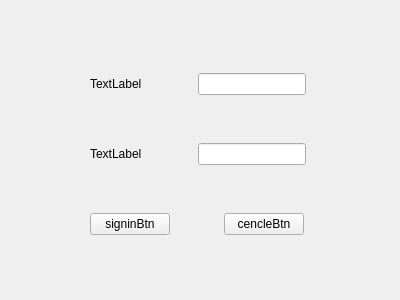
<?xml version="1.0" encoding="UTF-8"?>
<ui version="4.0">
 <class>LoginWindow</class>
 <widget class="QWidget" name="LoginWindow">
  <property name="geometry">
   <rect>
    <x>0</x>
    <y>0</y>
    <width>400</width>
    <height>300</height>
   </rect>
  </property>
  <property name="windowTitle">
   <string>Form</string>
  </property>
  <widget class="QWidget" name="layoutWidget">
   <property name="geometry">
    <rect>
     <x>90</x>
     <y>70</y>
     <width>216</width>
     <height>28</height>
    </rect>
   </property>
   <layout class="QHBoxLayout" name="horizontalLayout">
    <item>
     <widget class="QLabel" name="label">
      <property name="text">
       <string>TextLabel</string>
      </property>
     </widget>
    </item>
    <item>
     <spacer name="horizontalSpacer">
      <property name="orientation">
       <enum>Qt::Horizontal</enum>
      </property>
      <property name="sizeHint" stdset="0">
       <size>
        <width>40</width>
        <height>20</height>
       </size>
      </property>
     </spacer>
    </item>
    <item>
     <widget class="QLineEdit" name="lineEdit"/>
    </item>
   </layout>
  </widget>
  <widget class="QWidget" name="layoutWidget">
   <property name="geometry">
    <rect>
     <x>90</x>
     <y>140</y>
     <width>216</width>
     <height>28</height>
    </rect>
   </property>
   <layout class="QHBoxLayout" name="horizontalLayout_2">
    <item>
     <widget class="QLabel" name="label_2">
      <property name="text">
       <string>TextLabel</string>
      </property>
     </widget>
    </item>
    <item>
     <spacer name="horizontalSpacer_2">
      <property name="orientation">
       <enum>Qt::Horizontal</enum>
      </property>
      <property name="sizeHint" stdset="0">
       <size>
        <width>40</width>
        <height>20</height>
       </size>
      </property>
     </spacer>
    </item>
    <item>
     <widget class="QLineEdit" name="lineEdit_2"/>
    </item>
   </layout>
  </widget>
  <widget class="QWidget" name="layoutWidget">
   <property name="geometry">
    <rect>
     <x>90</x>
     <y>210</y>
     <width>214</width>
     <height>28</height>
    </rect>
   </property>
   <layout class="QHBoxLayout" name="horizontalLayout_3">
    <item>
     <widget class="QPushButton" name="signinBtn">
      <property name="text">
       <string>signinBtn</string>
      </property>
     </widget>
    </item>
    <item>
     <spacer name="horizontalSpacer_3">
      <property name="orientation">
       <enum>Qt::Horizontal</enum>
      </property>
      <property name="sizeHint" stdset="0">
       <size>
        <width>40</width>
        <height>20</height>
       </size>
      </property>
     </spacer>
    </item>
    <item>
     <widget class="QPushButton" name="cencleBtn">
      <property name="text">
       <string>cencleBtn</string>
      </property>
     </widget>
    </item>
   </layout>
  </widget>
 </widget>
 <resources/>
 <connections/>
</ui>
